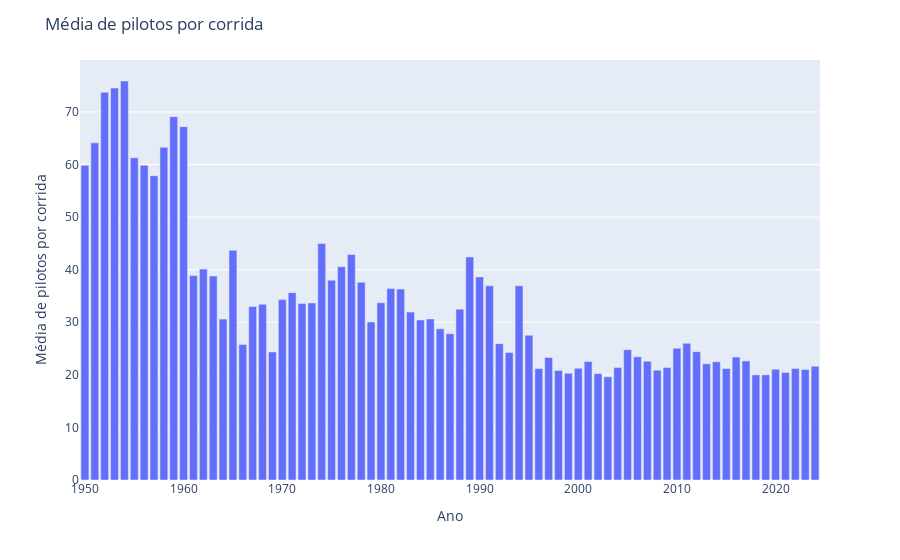

The notebook cell this image was saved under:
### Code cell
fig = px.bar(
    pd.merge(
        races[['raceId', 'year']],
        driver_standings[['raceId', 'driverId']],
        how='inner',
    ).groupby(['year', 'raceId']).count().groupby('year').driverId.mean().reset_index(),
    x='year',
    y='driverId'
)

fig.update_layout(
    title='Média de pilotos por corrida',
    xaxis_title='Ano',
    yaxis_title='Média de pilotos por corrida',
)

### Figure 1 — Plotly figure (JSON) as saved in the notebook; plotly's stock layout.template omitted (floating-point values rounded to 4 significant figures)
{"data": [{"hovertemplate": "year=%{x}<br>driverId=%{y}<extra></extra>", "legendgroup": "", "marker": {"color": "#636efa", "pattern": {"shape": ""}}, "name": "", "orientation": "v", "showlegend": false, "textposition": "auto", "type": "bar", "x": [1950, 1951, 1952, 1953, 1954, 1955, 1956, 1957, 1958, 1959, 1960, 1961, 1962, 1963, 1964, 1965, 1966, 1967, 1968, 1969, 1970, 1971, 1972, 1973, 1974, 1975, 1976, 1977, 1978, 1979, 1980, 1981, 1982, 1983, 1984, 1985, 1986, 1987, 1988, 1989, 1990, 1991, 1992, 1993, 1994, 1995, 1996, 1997, 1998, 1999, 2000, 2001, 2002, 2003, 2004, 2005, 2006, 2007, 2008, 2009, 2010, 2011, 2012, 2013, 2014, 2015, 2016, 2017, 2018, 2019, 2020, 2021, 2022, 2023, 2024], "xaxis": "x", "y": [59.86, 64.12, 73.75, 74.56, 75.89, 61.29, 59.88, 57.88, 63.27, 69.11, 67.2, 38.88, 40.11, 38.8, 30.6, 43.7, 25.78, 33.0, 33.42, 24.36, 34.31, 35.64, 33.58, 33.67, 45.0, 38.0, 40.56, 42.88, 37.62, 30.07, 33.71, 36.4, 36.31, 31.93, 30.44, 30.62, 28.75, 27.81, 32.5, 42.44, 38.62, 36.94, 25.94, 24.25, 36.94, 27.53, 21.19, 23.29, 20.81, 20.31, 21.24, 22.53, 20.24, 19.62, 21.39, 24.79, 23.44, 22.59, 20.89, 21.41, 25.05, 26.0, 24.4, 22.11, 22.47, 21.21, 23.38, 22.65, 20.0, 20.0, 21.06, 20.45, 21.23, 21.0, 21.62], "yaxis": "y"}], "layout": {"barmode": "relative", "legend": {"tracegroupgap": 0}, "margin": {"t": 60}, "title": {"text": "Média de pilotos por corrida"}, "xaxis": {"anchor": "y", "domain": [0, 1], "title": {"text": "Ano"}}, "yaxis": {"anchor": "x", "domain": [0, 1], "title": {"text": "Média de pilotos por corrida"}}}}
